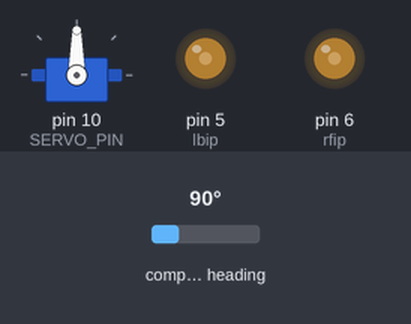
Simulated run of this sketch. Board: Arduino Uno, built with avr-gcc and run on an emulated ATmega328P. Shown: servo, output pins drawn as LEDs (lit = HIGH). The inputs (shaded band) are chosen by the test bench; at power-on: compass heading 90°.

Above: at 2.2 s.
2.3 s: compass heading set to 180°
At 2.7 s:
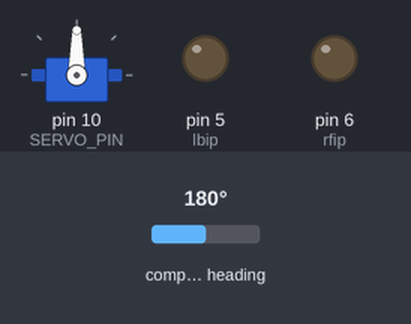
Timing chart, 0 to 5.3 s (numbered marks = the images above; inputs shaded):
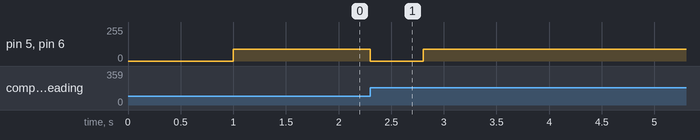

The sketch:

iris_final.ino
```cpp
#include <Wire.h>
#include <Adafruit_Sensor.h>
#include <Adafruit_HMC5883_U.h>
#include <NewPing.h>
#include <Servo.h>

#define TRIGGER_PIN  12    //digital
#define ECHO_PIN     11    //~pwm
#define MAX_DISTANCE 400

#define SERVO_PIN    10    //~pwm

Servo servo0;
int thresh=20;

int override=0;
int headingerror=5;

NewPing sonar(TRIGGER_PIN, ECHO_PIN, MAX_DISTANCE);

int pos0;
int st_time=0;

/* Assign a unique ID to this sensor at the same time */
Adafruit_HMC5883_Unified mag = Adafruit_HMC5883_Unified(12345);

float declinationAngle = 0.025;
sensors_event_t event;

int lfip=9,rfip=6,lbip=5,rbip=3;


void setup(void)
{
    Serial.begin(9600);

    servo0.detach();
    servo0.attach(SERVO_PIN);
    Serial.begin(9600);

    /* Initialise the sensor */
    if(!mag.begin())
    {
        /* There was a problem detecting the HMC5883 ... check your connections */
        Serial.println("HMC5883 not detected");
        while(1);
    }


    servo0.write(90);
    delay(1000);
}

int getObDist(int pos0)
{
    servo0.write(pos0);
    delay(50);
    int ObDist = sonar.ping_cm();

    return ObDist;
}

void ArSweep (int &maxD, int &posA)
{
    maxD=0; //near range
    int ObDist;
    servo0.write(0);
    delay(500);
    for(pos0 = 0; pos0 <= 180; pos0+=10)
    {
        ObDist = getObDist(pos0);
        if( maxD < ObDist )
        {
            maxD = ObDist;
            posA = pos0;
        }
        delay(1);
    }
}

int getHeading()
{
    mag.getEvent(&event);
    float heading = atan2(event.magnetic.y, event.magnetic.x);
    heading += declinationAngle;
    if(heading < 0)
        heading += 2*PI;
    // Check for wrap due to addition of declination.
    if(heading > 2*PI)
        heading -= 2*PI;
    // Convert radians to degrees for readability.
    float headingDegrees = heading * 180/M_PI;
    return headingDegrees;
}

void halt()
{
    digitalWrite(lfip,LOW);
    digitalWrite(rfip,LOW);
    digitalWrite(lbip,LOW);
    digitalWrite(rbip,LOW);
}

void forward(int dist=0)
{
    digitalWrite(lfip,LOW);
    analogWrite(lbip,120);
    digitalWrite(rfip,LOW);
    analogWrite(rbip,130);
}

void backward(int dist=0)
{
    analogWrite(lfip,130);
    digitalWrite(lbip,LOW);
    analogWrite(rfip,130);
    digitalWrite(rbip,LOW);
}

void left_inf()
{
    analogWrite(lfip,90);
    digitalWrite(lbip,LOW);
    digitalWrite(rfip,LOW);
    analogWrite(rbip,90);
}

void right_inf()
{
    digitalWrite(lfip,LOW);
    analogWrite(lbip,90);
    analogWrite(rfip,90);
    digitalWrite(rbip,LOW);
}

int trueheading(int heading)
{
    if(heading>360)
        heading=heading-360;
    else if(heading<0)
        heading=heading+360;

    return heading;
}

int whereis(int curheading, int finalheading)
{
    int point180=trueheading(finalheading+180);
    int dir=0;

    if(finalheading>0 && finalheading<=180)
    {
        if(curheading>finalheading && curheading<point180)
            dir=1;
        else if((curheading>0 && curheading<finalheading) || (curheading>point180 && curheading<=360))
            dir=-1;
    }
    else if(finalheading>180 && finalheading<=360)
    {
        if((curheading>0 && curheading<point180) || (curheading>finalheading && curheading<=360))
            dir=1;
        else if(curheading>point180 && curheading<finalheading)
            dir=-1;
    }

    return dir;
}

int isheading(int curheading ,int finalheading ,int error)
{
    int ulim=trueheading(finalheading+error);
    int llim=trueheading(finalheading-error);

    if(whereis(curheading,ulim)==-1 && whereis(curheading,llim)==1)
        return 1;
    else
        return 0;
}

void left(int deg)
{
    int finalHeading=getHeading()-deg;
    finalHeading= trueheading(finalHeading);
    analogWrite(lfip,90);
    digitalWrite(lbip,LOW);
    digitalWrite(rfip,LOW);
    analogWrite(rbip,90);
    while(!isheading(getHeading(),finalHeading,headingerror));
    halt();

}

void right(int deg)
{
    int finalHeading=getHeading()+deg;
    finalHeading= trueheading(finalHeading);
    digitalWrite(lfip,LOW);
    analogWrite(lbip,90);
    analogWrite(rfip,90);
    digitalWrite(rbip,LOW);
    while(!isheading(getHeading(),finalHeading,headingerror));
    halt();
}

void loop()
{
    right(90);
    delay(500);
    /*
    servo0.write(90);
    int fdist=sonar.ping_cm();

    if(fdist>=thresh)
        forward();

    while(sonar.ping_cm()>thresh)
    {
        if(Serial.available())
        {
            char cmd=Serial.read();
            if(cmd=='t')
                manualoverride();
        }
    }
    halt();
    int maxd=0;
    int posA;
    ArSweep(maxd, posA);
    delay(500);
    servo0.write(90);

    if(posA>90)
        left(posA-90);
    else if(posA<90)
        right(90-posA);
    /*

    /*Serial.println(getObDist(90));
    delay(500);*/
}

void manualoverride()
{
    char cmd;
    halt();

    do
    {
        cmd='-';

        if(Serial.available())
        {
            cmd=Serial.read();

            switch(cmd)
            {
            case 'f':
                forward();
                break;
            case 'b':
                backward();
                break;
            case 'l':
                left_inf();
                break;
            case 'r':
                right_inf();
                break;
            case 'i':
                halt();
                break;
            case 't':
                return;
            }
        }
    }
    while(cmd!='t');
}
```

Measured:
- after the input at 2.3 s, pin 5 (lbip), pin 6 (rfip): 90/255 → 0/255 at once, → 90/255 0.50 s later
